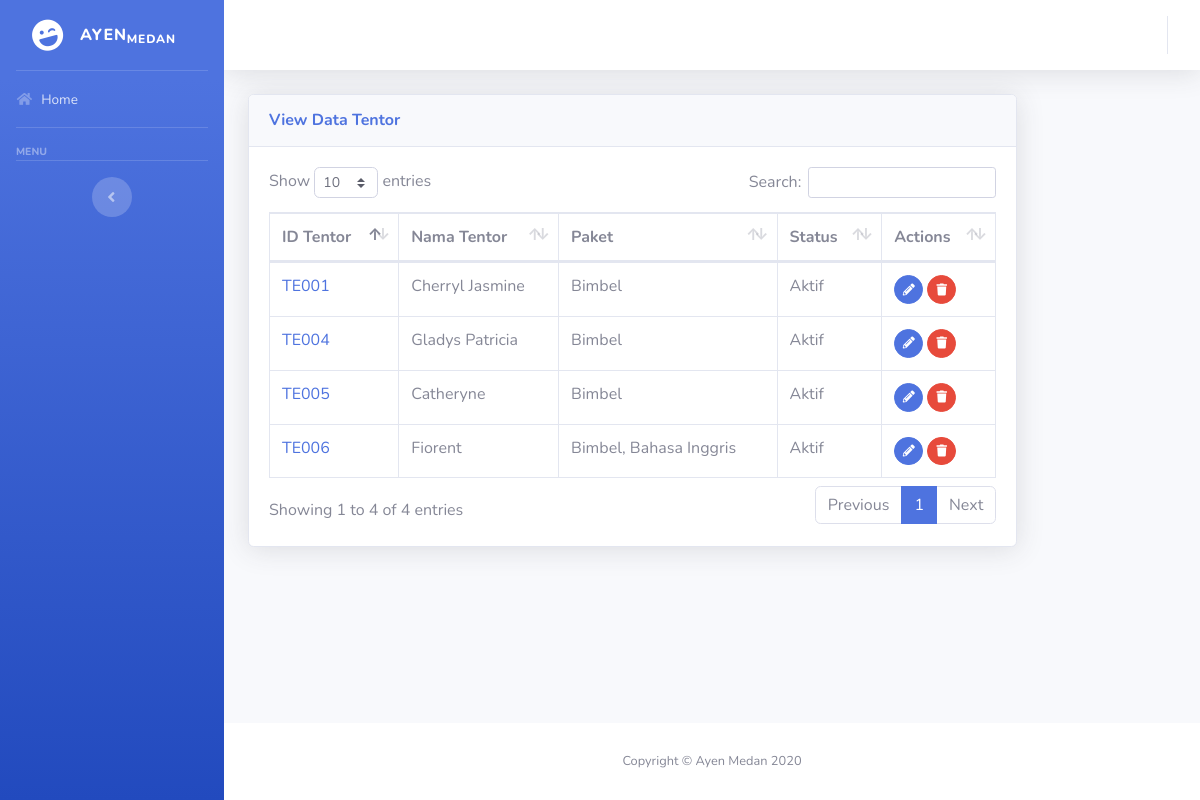
The app's page /view-data-tentor.php with its own data.
### tables this page shows
CREATE TABLE `tentor` (
  `idTentor` varchar(10) NOT NULL,
  `namaTentor` text NOT NULL,
  `pendidikan` text NOT NULL,
  `noHP` varchar(12) NOT NULL,
  `gender` enum('Laki-Laki','Perempuan') NOT NULL,
  `kelas` text NOT NULL,
  `tglDaftar` date NOT NULL,
  `paket` text NOT NULL,
  `hariMengajar` text NOT NULL,
  `tingkat` text NOT NULL,
  `jenisTentor` enum('Harian','Tetap') NOT NULL,
  `jamAjar` enum('10.00-20.00','11.00-19.00','14.00-20.00') NOT NULL,
  `status` enum('Aktif','Cuti') NOT NULL
);

### view-data-tentor.php (the view, shortened to what this page needs)
<?php
include("koneksi.php");
?>
<html>
    <head>
        <link href="vendor/fontawesome-free/css/all.min.css" rel="stylesheet" type="text/css">
        <link href="css/sb-admin-2.min.css" rel="stylesheet">
		<link href="vendor/datatables/dataTables.bootstrap4.min.css" rel="stylesheet">
    </head>
    <body id="page-top">
    <div id="wrapper">
        <?php include("sidebar.php"); ?>
        <div id="content-wrapper" class="d-flex flex-column">
            <div id="content">
                <nav class="navbar navbar-expand navbar-light bg-white topbar mb-4 static-top shadow">
                    <?php include("topBar.php"); ?>
                </nav>
                <div class="container-fluid">
                    <div class="row">
						<div class="col-xs-12 col-sm-12 col-md-10 col-lg-10">
							<div class="card shadow mb-4">
								<div class="card-header py-3">
									<h6 class="m-0 font-weight-bold text-primary">View Data Tentor</h6>
								</div>
								<div class="card-body">
									<div class="table-responsive">
										<table class="table table-bordered" id="dataTable" width="100%" cellspacing="0">
											<thead>
												<tr>
													<th>ID Tentor</th>
													<th>Nama Tentor</th>
													<th>Paket</th>
													<th>Status</th>
													<th>Actions</th>
												</tr>
											</thead>
											<tbody>
												<?php
												$listDataMurid = mysqli_query($db, "SELECT * FROM `tentor`");
												if (mysqli_num_rows($listDataMurid) > 0 ) {
													while($data = mysqli_fetch_array($listDataMurid)) {
												?>
												<tr>
													<td><a href="view-jadwal-tentor.php?id=<?php echo $data['idTentor']; ?>"><?php echo $data['idTentor']; ?></a></td>
													<td><?php echo $data['namaTentor']; ?></td>
													<td><?php echo $data['paket']; ?></td>
													<td><?php echo $data['status']; ?></td>
													<td>
														<a href="edit-data-tentor.php?id=<?php echo $data['idTentor']; ?>" class="btn btn-primary btn-circle btn-sm"><i class="fa fa-pencil-alt"></i></a>
														<a href="delete-tentor.php?id=<?php echo $data['idTentor']; ?>" class="btn btn-danger btn-circle btn-sm"><i class="fa fa-trash"></i></a>
													</td>
												</tr>
												<?php
													}
												}
												?>
											</tbody>
										</table>
									</div>
								</div>
							</div>
						</div>
					</div>
				</div>
			</div>
			<footer class="sticky-footer bg-white">
				<div class="container my-auto">
					<div class="copyright text-center my-auto">
						<span>Copyright &copy; Ayen Medan 2020</span>
					</div>
				</div>
			</footer>
		</div>
	</div>
	</body>
</html>

### records on screen
tentor: idTentor "TE006", namaTentor "Fiorent", paket "Bimbel, Bahasa Inggris", status "Aktif"
tentor: idTentor "TE005", namaTentor "Catheryne", paket "Bimbel", status "Aktif"
tentor: idTentor "TE004", namaTentor "Gladys Patricia", paket "Bimbel", status "Aktif"
tentor: idTentor "TE001", namaTentor "Cherryl Jasmine", paket "Bimbel", status "Aktif"
